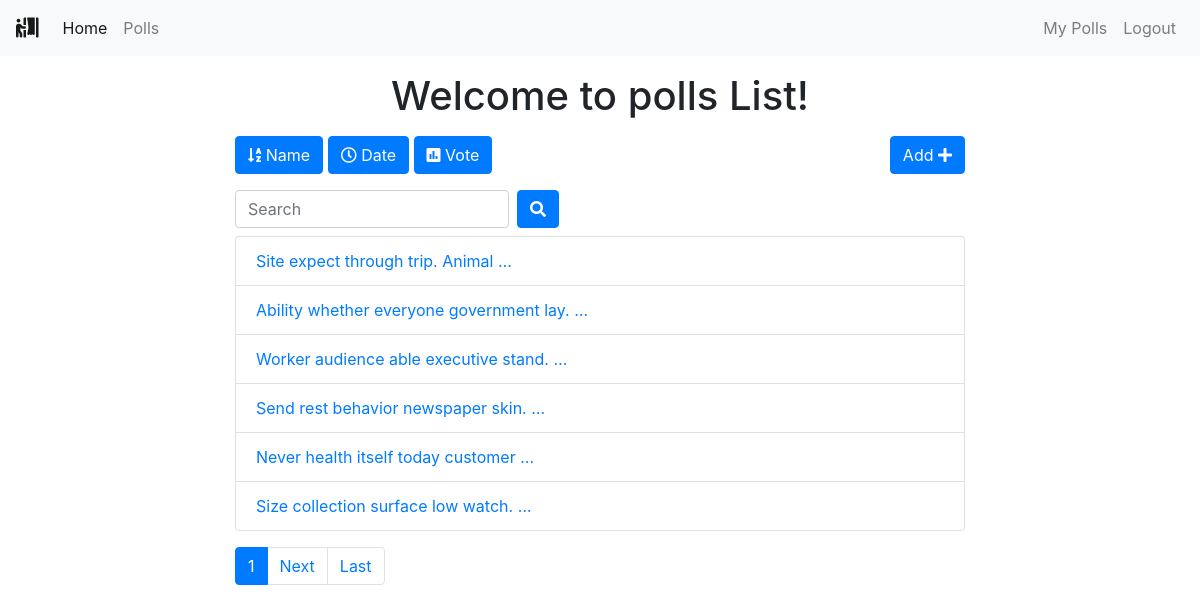
The app's page /polls/list/ (signed in) with its own data.
### polls/models.py (models this page shows, shortened)
class Poll(models.Model):
    owner = models.ForeignKey(User, on_delete=models.CASCADE)
    text = models.TextField()
    pub_date = models.DateTimeField(default=timezone.now)
    active = models.BooleanField(default=True)

### polls/views.py (the view)
# urls.py: path('list/', views.polls_list, name='list'),
@login_required()
def polls_list(request):
    all_polls = Poll.objects.all()
    search_term = ''
    if 'name' in request.GET:
        all_polls = all_polls.order_by('text')
    if 'date' in request.GET:
        all_polls = all_polls.order_by('pub_date')
    if 'vote' in request.GET:
        all_polls = all_polls.annotate(Count('vote')).order_by('vote__count')
    if 'search' in request.GET:
        search_term = request.GET['search']
        all_polls = all_polls.filter(text__icontains=search_term)
    paginator = Paginator(all_polls, 6)  # Show 6 contacts per page
    page = request.GET.get('page')
    polls = paginator.get_page(page)
    get_dict_copy = request.GET.copy()
    params = get_dict_copy.pop('page', True) and get_dict_copy.urlencode()
    print(params)
    context = {
        'polls': polls,
        'params': params,
        'search_term': search_term,
    }
    return render(request, 'polls/polls_list.html', context)

### polls/templates/polls/polls_list.html (shortened to what this page needs)
{% extends 'base.html' %}
{% block content %}
<div class="container">
    <div class="row">
        <div class="col-md-8 offset-sm-2">
            <h1 class="text-center mt-3 mb-3">Welcome to polls List!</h1>
            <a class="btn btn-{% if 'name' in request.GET %}warning{% else %}primary{% endif %} mb-3" href="?name=True"
                role="button"><i class="fas fa-sort-alpha-down"></i>
                Name</a>
            <a class="btn btn-{% if 'date' in request.GET %}warning{% else %}primary{% endif %} mb-3" href="?date=True"
                role="button"><i class="far fa-clock"></i> Date</a>
            <a class="btn btn-{% if 'vote' in request.GET %}warning{% else %}primary{% endif %} mb-3" href="?vote=True"
                role="button"><i class="fas fa-poll"></i> Vote</a>
            <a class="btn btn-primary mb-3 float-right" href="{% url 'polls:add' %}" role="button">Add <i class="fas fa-plus"></i></a>
            <form class="form-inline">
                <div class="form-group mr-sm-2 mb-2">
                    <input type="search" class="form-control" name="search" placeholder="Search" value={{ search_term }}>
                </div>
                <button type="submit" class="btn btn-primary mb-2"><i class="fas fa-search"></i></button>
            </form>
            <ul class="list-group">
                {% for poll in polls %}
                <li class="list-group-item"><a href="{% url 'polls:detail' poll.id %}">{{ poll.text|truncatewords:5 }}
                    </a>
                </li>
                {% endfor %}
            </ul>
            <nav class="mt-3">
                <ul class="pagination">
                    <li class="page-item active"><a class="page-link" href="">{{ polls.number }}</a></li>
                    {% if polls.has_next %}
                    <li class="page-item"><a class="page-link" href="?page={{ polls.next_page_number }}&{{ params }}">Next</a></li>
                    <li class="page-item"><a class="page-link" href="?page={{ polls.paginator.num_pages }}&{{ params }}">Last</a></li>
                    {% endif %}
                </ul>
            </nav>
        </div>
    </div>
</div>
{% endblock content %}

### records on screen
Poll: text "Site expect through trip. Animal …"
Poll: text "Ability whether everyone government lay. …"
Poll: text "Worker audience able executive stand. …"
Poll: text "Send rest behavior newspaper skin. …"
Poll: text "Never health itself today customer …"
Poll: text "Size collection surface low watch. …"

### other values on screen
{{ polls.number }} "1"
